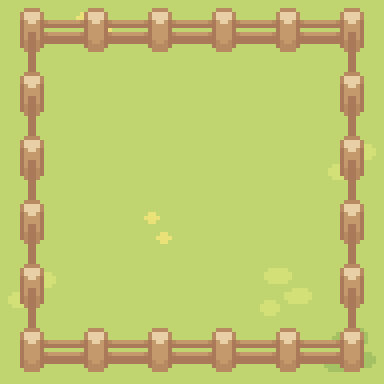

A 2D game scene composited from a Tiled map and its tileset images. What follows is a short description and the map's XML, with every tile layer's data as written:
An orthogonal 6x6 tile map with 64x64 px tiles, 3 tile layers (Water, Ground, Fencing), 1 hidden layer not drawn, 10 tilesets and 2 objects (Start).

<map version="1.9" tiledversion="1.9.2" orientation="orthogonal" renderorder="right-down" width="6" height="6" tilewidth="64" tileheight="64" infinite="0" nextlayerid="15" nextobjectid="3">
 <tileset firstgid="1" source="Tilesets/Fences.tsx" />
 <tileset firstgid="17" source="Tilesets/Grass.tsx" />
 <tileset firstgid="97" source="Tilesets/Hills.tsx" />
 <tileset firstgid="133" source="Tilesets/House Decoration.tsx" />
 <tileset firstgid="187" source="Tilesets/House.tsx" />
 <tileset firstgid="222" source="Tilesets/interaction.tsx" />
 <tileset firstgid="224" source="Tilesets/Objects.tsx" />
 <tileset firstgid="234" source="Tilesets/Paths.tsx" />
 <tileset firstgid="250" source="Tilesets/Plant Decoration.tsx" />
 <tileset firstgid="260" source="Tilesets/Water.tsx" />
 <layer id="14" name="Water" width="6" height="6">
  <data encoding="csv">
0,0,0,0,0,0,
0,0,0,0,0,0,
0,0,0,0,0,0,
0,0,0,0,0,0,
0,0,0,0,0,0,
0,0,0,0,0,0
</data>
 </layer>
 <layer id="1" name="Ground" width="6" height="6">
  <data encoding="csv">
59,22,59,59,59,59,
59,59,59,59,59,59,
59,59,59,59,59,31,
59,59,32,59,59,59,
31,59,59,59,30,59,
59,59,59,59,59,21
</data>
 </layer>
 <layer id="2" name="Fencing" width="6" height="6">
  <data encoding="csv">
2,15,15,15,15,4,
5,0,0,0,0,5,
5,0,0,0,0,5,
5,0,0,0,0,5,
5,0,0,0,0,5,
10,15,15,15,15,12
</data>
 </layer>
 <objectgroup id="13" name="Trees">
  <object id="2" gid="230" x="132" y="120" width="56" height="116" />
 </objectgroup>
 <objectgroup id="12" name="Player">
  <object id="1" name="Start" x="159.019" y="289.262">
   <point />
  </object>
 </objectgroup>
 <layer id="11" name="Collision" width="6" height="6" visible="0">
  <data encoding="csv">
223,223,223,223,223,223,
223,0,223,0,0,223,
223,0,0,0,0,223,
223,0,0,0,0,223,
223,0,0,0,0,223,
223,223,223,223,223,223
</data>
 </layer>
</map>
